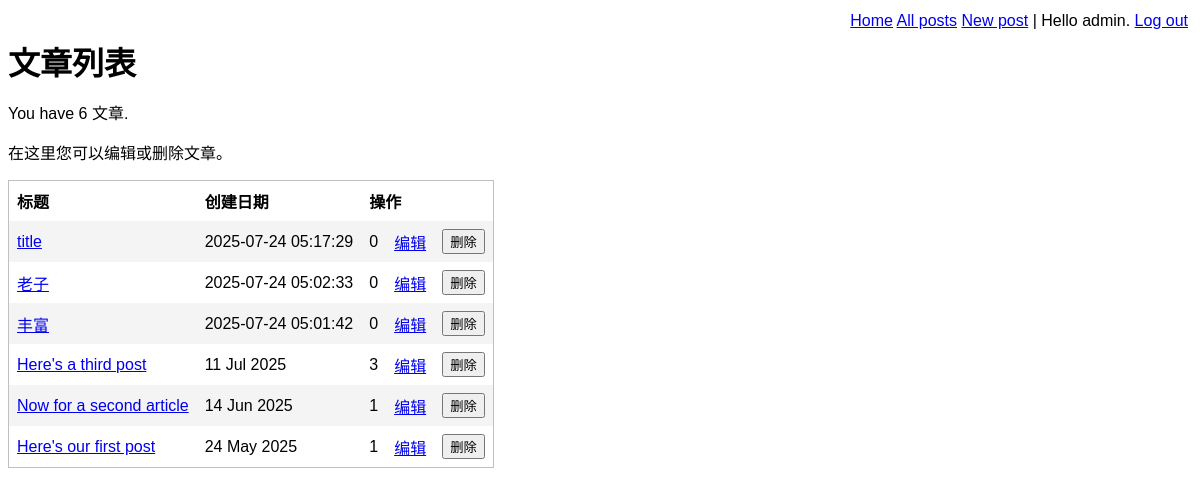
The app's page /list-posts.php (signed in), older data.
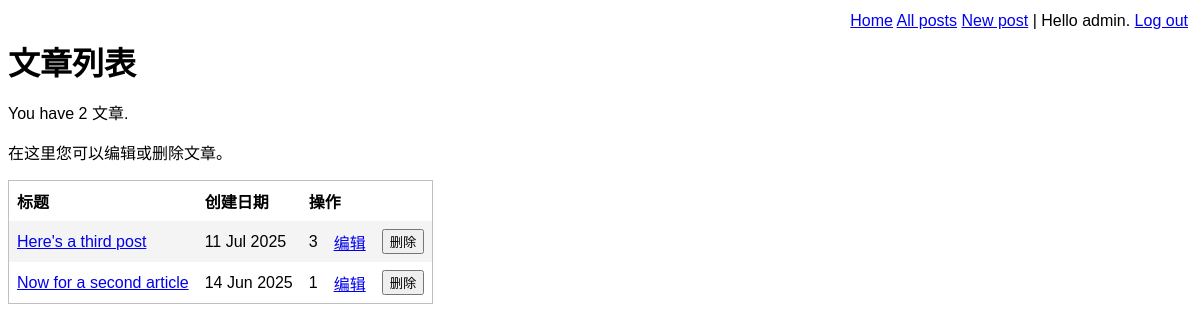
The same page, newer data.
### tables this page shows
CREATE TABLE post (
    id INTEGER PRIMARY KEY AUTOINCREMENT NOT NULL,
    title VARCHAR NOT NULL,
    body VARCHAR NOT NULL,
    user_id INTEGER NOT NULL,
    created_at VARCHAR NOT NULL,
    updated_at VARCHAR,
    FOREIGN KEY (user_id) REFERENCES user(id)
);

### lib/common.php (called while the page is built, shortened)
<?php
function htmlEscape($html)
{
    return htmlspecialchars($html, ENT_HTML5, 'UTF-8');
}
function convertSqlDate($sqlDate)
{
    $date = DateTime::createFromFormat('!Y-m-d', $sqlDate);
    if ($date === false) {
        return $sqlDate;
    }
    return $date->format('d M Y');
}
function getAuthUser(){
    return isLoggedIn()? $_SESSION['logged_in_username'] : null;
}
function isLoggedIn(){
    return isset($_SESSION['logged_in_username']);
}
?>

### lib/list-posts.php (called while the page is built, shortened)
<?php
function getAllPosts(PDO $pdo)
{
    $stmt = $pdo->query(
        'SELECT
            id, title, created_at, body,
            (SELECT COUNT(*) FROM comment WHERE comment.post_id = post.id) AS comment_count
        FROM
            post
        ORDER BY
            created_at DESC'
    );
    return $stmt->fetchAll(PDO::FETCH_ASSOC);
}
?>

### list-posts.php (the view, shortened to what this page needs)
<?php
require_once 'lib/common.php';
require_once 'lib/list-posts.php';
$pdo = getPDO();
$posts = getAllPosts($pdo);
?>
<!DOCTYPE html>
<html>
<head>
    <?php require 'templates/head.php' ?>
</head>
<body>
    <?php require 'templates/top-menu.php' ?>
    <h1>文章列表</h1>
    <p>You have <?php echo count($posts) ?> 文章.
    <p>在这里您可以编辑或删除文章。</p>
    <form method="post">
        <table id="post-list">
            <thead>
                <tr>
                    <th>标题</th>
                    <th>创建日期</th>
                    <th colspan="2">操作</th>
                </tr>
            </thead>
            <tbody>
                <?php foreach ($posts as $row): ?>
                    <tr>
                        <td><a href="view-post.php?post_id=<?php echo $post['id']?>"><?php echo htmlEscape($row['title'])?></a></td>
                        <td>
                            <?php echo convertSqlDate($row['created_at']) ?>
                        </td>
                        <td>
                            <?php echo $row['comment_count'] ?>
                        </td>
                        <td>
                            <a href="edit-post.php?post_id=<?php echo $row['id'] ?>">编辑</a>
                        </td>
                        <td>
                            <input
                                type="submit"
                                name="delete-post[<?php echo $row['id'] ?>]"
                                value="删除"
                                onclick="return confirm('您确定要删除这篇文章吗？删除后无法恢复。')"
                            />
                        </td>
                    </tr>
                <?php endforeach; ?>
            </tbody>
        </table>
    </form>
</body>
</html>

### templates/head.php (shortened to what this page needs)
<link rel="stylesheet"  type="text/css" href="assets/main.css" />

### templates/top-menu.php
<div class="top-menu">
    <div class="menu-options">
        <?php if (isLoggedIn()): ?>
            <a href="index.php">Home</a>
            <a href="list-posts.php">All posts</a>
            <a href="edit-post.php">New post</a>
            |
            Hello <?php echo htmlEscape(getAuthUser()) ?>.
            <a href="logout.php">Log out</a>
        <?php else: ?>
            <a href="login.php">Log in</a>
        <?php endif ?>
    </div>
</div>

### assets/main.css (style rules this page uses)
.top-menu { border:1px dotted sliver; min-height:18px; padding: 4px; margin-bottom:4px; }
.menu-options { float:right; }
h1,h2,h3 { margin-top: 0; margin-bottom: 8px; }
body { font-family: sans-serif; }
#post-list { border-collapse: collapse; border: 1px solid silver; }
#post-list td, #post-list th { padding: 8px; text-align: left; }
#post-list tbody tr:nth-child(odd) { background-color: #f4f4f4; }

Row changes from the older to the newer data that the page shows:
removed post: title "title", created_at "2025-07-24 05:17:29", comment_count "0"
removed post: title "老子", created_at "2025-07-24 05:02:33", comment_count "0"
removed post: title "丰富", created_at "2025-07-24 05:01:42", comment_count "0"
removed post: title "Here's our first post", created_at "24 May 2025", comment_count "1"
Text that changed along with them:
count($posts): "6" → "2"
